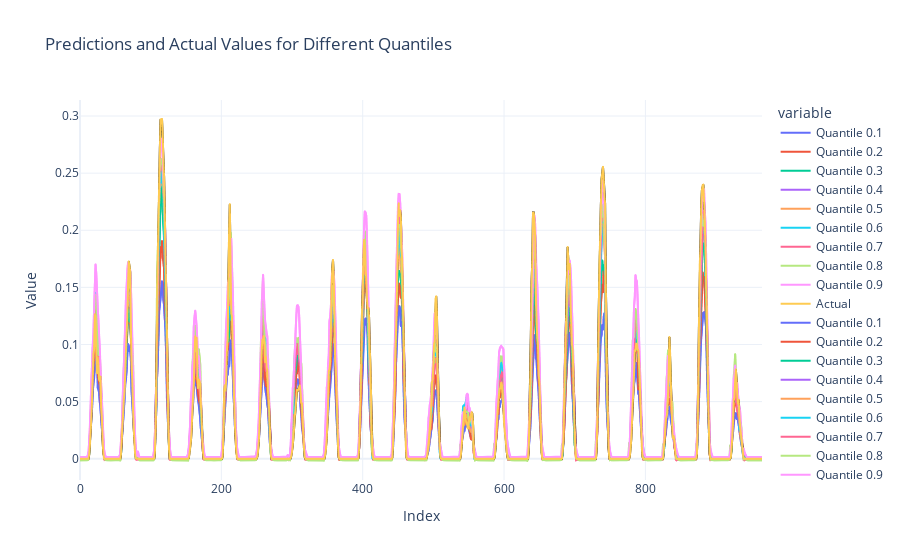

Notebook code for this chart:
### Code cell
import pickle
import plotly.express as px
import pandas as pd

# Pfad zu den Modellen
path = "D:/Users/paulh/Desktop/Domäneprojekt2/Energy_production_price_prediction/Generation_forecast/Solar_forecast/models/lgbr_model/models/i5_models/lgbr_q"
quantiles = [1, 2, 3, 4, 5, 6, 7, 8, 9]
predictions_dict = {}

# Berechnung der Vorhersagen für jedes Quantil
for i in quantiles:
    model_light = pickle.load(open(path + str(i) + ".pkl", 'rb'))
    predictions = model_light.predict(X_solar)
    predictions_dict[f'Quantile {i/10}'] = predictions

# Erstellen eines DataFrames für Plotly
df = pd.DataFrame(predictions_dict)
df['Actual'] = Y_solar.values

# Plotten der Vorhersagen und der tatsächlichen Werte mit Plotly
fig = px.line(df, title='Predictions and Actual Values for Different Quantiles')
for quantile in predictions_dict.keys():
    fig.add_scatter(x=df.index, y=df[quantile], mode='lines', name=quantile)
fig.add_scatter(x=df.index, y=df['Actual'], mode='lines', name='Actual', line=dict(color='black', width=2))
fig.update_layout(
    xaxis_title='Index',
    yaxis_title='Value',
    template='plotly_white'
)
fig.show()

### Figure 1 — Plotly figure (JSON) as saved in the notebook; plotly's stock layout.template omitted (floating-point values rounded to 4 significant figures; data arrays with more than 128 entries replaced by an {"elided": "..."} marker saying what was removed)
{"data": [{"hovertemplate": "variable=Quantile 0.1<br>index=%{x}<br>value=%{y}<extra></extra>", "legendgroup": "Quantile 0.1", "line": {"color": "#636efa", "dash": "solid"}, "marker": {"symbol": "circle"}, "mode": "lines", "name": "Quantile 0.1", "showlegend": true, "type": "scattergl", "x": {"elided": "966 int values"}, "xaxis": "x", "y": {"elided": "966 float values"}, "yaxis": "y"}, {"hovertemplate": "variable=Quantile 0.2<br>index=%{x}<br>value=%{y}<extra></extra>", "legendgroup": "Quantile 0.2", "line": {"color": "#EF553B", "dash": "solid"}, "marker": {"symbol": "circle"}, "mode": "lines", "name": "Quantile 0.2", "showlegend": true, "type": "scattergl", "x": {"elided": "966 int values"}, "xaxis": "x", "y": {"elided": "966 float values"}, "yaxis": "y"}, {"hovertemplate": "variable=Quantile 0.3<br>index=%{x}<br>value=%{y}<extra></extra>", "legendgroup": "Quantile 0.3", "line": {"color": "#00cc96", "dash": "solid"}, "marker": {"symbol": "circle"}, "mode": "lines", "name": "Quantile 0.3", "showlegend": true, "type": "scattergl", "x": {"elided": "966 int values"}, "xaxis": "x", "y": {"elided": "966 float values"}, "yaxis": "y"}, {"hovertemplate": "variable=Quantile 0.4<br>index=%{x}<br>value=%{y}<extra></extra>", "legendgroup": "Quantile 0.4", "line": {"color": "#ab63fa", "dash": "solid"}, "marker": {"symbol": "circle"}, "mode": "lines", "name": "Quantile 0.4", "showlegend": true, "type": "scattergl", "x": {"elided": "966 int values"}, "xaxis": "x", "y": {"elided": "966 float values"}, "yaxis": "y"}, {"hovertemplate": "variable=Quantile 0.5<br>index=%{x}<br>value=%{y}<extra></extra>", "legendgroup": "Quantile 0.5", "line": {"color": "#FFA15A", "dash": "solid"}, "marker": {"symbol": "circle"}, "mode": "lines", "name": "Quantile 0.5", "showlegend": true, "type": "scattergl", "x": {"elided": "966 int values"}, "xaxis": "x", "y": {"elided": "966 float values"}, "yaxis": "y"}, {"hovertemplate": "variable=Quantile 0.6<br>index=%{x}<br>value=%{y}<extra></extra>", "legendgroup": "Quantile 0.6", "line": {"color": "#19d3f3", "dash": "solid"}, "marker": {"symbol": "circle"}, "mode": "lines", "name": "Quantile 0.6", "showlegend": true, "type": "scattergl", "x": {"elided": "966 int values"}, "xaxis": "x", "y": {"elided": "966 float values"}, "yaxis": "y"}, {"hovertemplate": "variable=Quantile 0.7<br>index=%{x}<br>value=%{y}<extra></extra>", "legendgroup": "Quantile 0.7", "line": {"color": "#FF6692", "dash": "solid"}, "marker": {"symbol": "circle"}, "mode": "lines", "name": "Quantile 0.7", "showlegend": true, "type": "scattergl", "x": {"elided": "966 int values"}, "xaxis": "x", "y": {"elided": "966 float values"}, "yaxis": "y"}, {"hovertemplate": "variable=Quantile 0.8<br>index=%{x}<br>value=%{y}<extra></extra>", "legendgroup": "Quantile 0.8", "line": {"color": "#B6E880", "dash": "solid"}, "marker": {"symbol": "circle"}, "mode": "lines", "name": "Quantile 0.8", "showlegend": true, "type": "scattergl", "x": {"elided": "966 int values"}, "xaxis": "x", "y": {"elided": "966 float values"}, "yaxis": "y"}, {"hovertemplate": "variable=Quantile 0.9<br>index=%{x}<br>value=%{y}<extra></extra>", "legendgroup": "Quantile 0.9", "line": {"color": "#FF97FF", "dash": "solid"}, "marker": {"symbol": "circle"}, "mode": "lines", "name": "Quantile 0.9", "showlegend": true, "type": "scattergl", "x": {"elided": "966 int values"}, "xaxis": "x", "y": {"elided": "966 float values"}, "yaxis": "y"}, {"hovertemplate": "variable=Actual<br>index=%{x}<br>value=%{y}<extra></extra>", "legendgroup": "Actual", "line": {"color": "#FECB52", "dash": "solid"}, "marker": {"symbol": "circle"}, "mode": "lines", "name": "Actual", "showlegend": true, "type": "scattergl", "x": {"elided": "966 int values"}, "xaxis": "x", "y": {"elided": "966 float values"}, "yaxis": "y"}, {"mode": "lines", "name": "Quantile 0.1", "type": "scatter", "x": {"elided": "966 int values"}, "y": {"elided": "966 float values"}}, {"mode": "lines", "name": "Quantile 0.2", "type": "scatter", "x": {"elided": "966 int values"}, "y": {"elided": "966 float values"}}, {"mode": "lines", "name": "Quantile 0.3", "type": "scatter", "x": {"elided": "966 int values"}, "y": {"elided": "966 float values"}}, {"mode": "lines", "name": "Quantile 0.4", "type": "scatter", "x": {"elided": "966 int values"}, "y": {"elided": "966 float values"}}, {"mode": "lines", "name": "Quantile 0.5", "type": "scatter", "x": {"elided": "966 int values"}, "y": {"elided": "966 float values"}}, {"mode": "lines", "name": "Quantile 0.6", "type": "scatter", "x": {"elided": "966 int values"}, "y": {"elided": "966 float values"}}, {"mode": "lines", "name": "Quantile 0.7", "type": "scatter", "x": {"elided": "966 int values"}, "y": {"elided": "966 float values"}}, {"mode": "lines", "name": "Quantile 0.8", "type": "scatter", "x": {"elided": "966 int values"}, "y": {"elided": "966 float values"}}, {"mode": "lines", "name": "Quantile 0.9", "type": "scatter", "x": {"elided": "966 int values"}, "y": {"elided": "966 float values"}}, {"line": {"color": "black", "width": 2}, "mode": "lines", "name": "Actual", "type": "scatter", "x": {"elided": "966 int values"}, "y": {"elided": "966 float values"}}], "layout": {"legend": {"title": {"text": "variable"}, "tracegroupgap": 0}, "title": {"text": "Predictions and Actual Values for Different Quantiles"}, "xaxis": {"anchor": "y", "domain": [0, 1], "title": {"text": "Index"}}, "yaxis": {"anchor": "x", "domain": [0, 1], "title": {"text": "Value"}}}}
